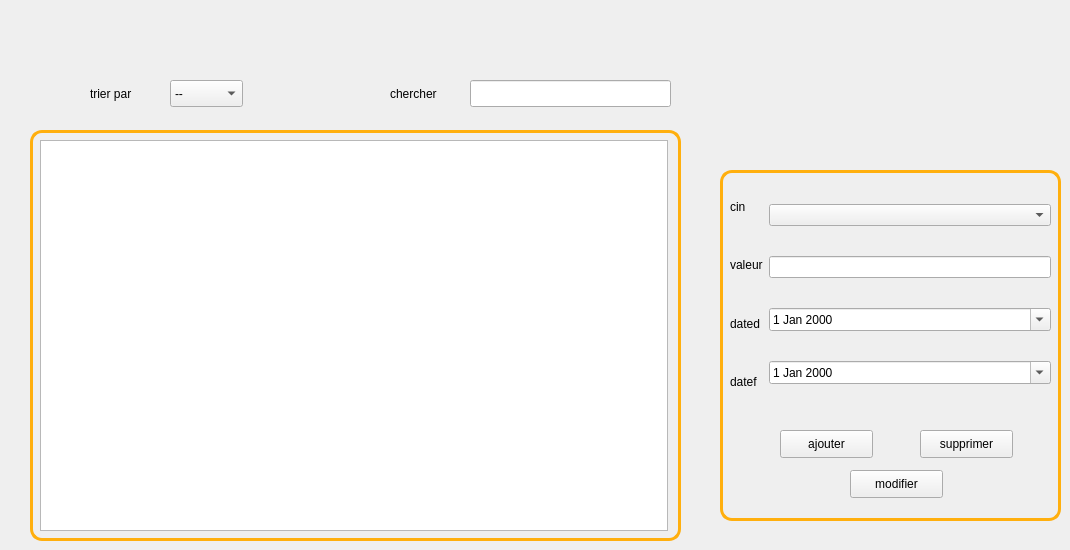
      <widget class="QWidget" name="page_2">
       <widget class="QTableView" name="tabfidelite">
        <property name="geometry">
         <rect>
          <x>40</x>
          <y>140</y>
          <width>628</width>
          <height>391</height>
         </rect>
        </property>
        <property name="styleSheet">
         <string notr="true"/>
        </property>
       </widget>
       <widget class="QWidget" name="horizontalLayoutWidget_2">
        <property name="geometry">
         <rect>
          <x>730</x>
          <y>180</y>
          <width>321</width>
          <height>228</height>
         </rect>
        </property>
        <layout class="QHBoxLayout" name="horizontalLayout_5">
         <item>
          <layout class="QVBoxLayout" name="verticalLayout_10">
           <item>
            <widget class="QLabel" name="label_33">
             <property name="text">
              <string>cin</string>
             </property>
            </widget>
           </item>
           <item>
            <widget class="QLabel" name="label_29">
             <property name="text">
              <string>valeur</string>
             </property>
            </widget>
           </item>
           <item>
            <widget class="QLabel" name="label_30">
             <property name="text">
              <string>dated</string>
             </property>
            </widget>
           </item>
           <item>
            <widget class="QLabel" name="label_31">
             <property name="text">
              <string>datef</string>
             </property>
            </widget>
           </item>
          </layout>
         </item>
         <item>
          <layout class="QVBoxLayout" name="verticalLayout_11">
           <item>
            <widget class="QLabel" name="label_28">
             <property name="text">
              <string/>
             </property>
            </widget>
           </item>
           <item>
            <widget class="QComboBox" name="cinf">
             <property name="styleSheet">
              <string notr="true"/>
             </property>
            </widget>
           </item>
           <item>
            <widget class="QLabel" name="label_60">
             <property name="text">
              <string/>
             </property>
            </widget>
           </item>
           <item>
            <widget class="QLineEdit" name="valeurfid">
             <property name="styleSheet">
              <string notr="true"/>
             </property>
            </widget>
           </item>
           <item>
            <widget class="QLabel" name="labelvaleur">
             <property name="styleSheet">
              <string notr="true">color:#C21807;</string>
             </property>
             <property name="text">
              <string/>
             </property>
            </widget>
           </item>
           <item>
            <widget class="QDateEdit" name="dated">
             <property name="styleSheet">
              <string notr="true"/>
             </property>
             <property name="calendarPopup">
              <bool>true</bool>
             </property>
            </widget>
           </item>
           <item>
            <widget class="QLabel" name="labeldated">
             <property name="styleSheet">
              <string notr="true">color:#C21807;</string>
             </property>
             <property name="text">
              <string/>
             </property>
            </widget>
           </item>
           <item>
            <widget class="QDateEdit" name="datef">
             <property name="styleSheet">
              <string notr="true"/>
             </property>
             <property name="calendarPopup">
              <bool>true</bool>
             </property>
            </widget>
           </item>
           <item>
            <widget class="QLabel" name="labeldatef">
             <property name="styleSheet">
              <string notr="true">color:#C21807;</string>
             </property>
             <property name="text">
              <string/>
             </property>
            </widget>
           </item>
          </layout>
         </item>
        </layout>
       </widget>
       <widget class="QLabel" name="label_32">
        <property name="geometry">
         <rect>
          <x>90</x>
          <y>70</y>
          <width>71</width>
          <height>48</height>
         </rect>
        </property>
        <property name="text">
         <string>trier par</string>
        </property>
       </widget>
       <widget class="QComboBox" name="comboBoxf">
        <property name="geometry">
         <rect>
          <x>170</x>
          <y>80</y>
          <width>73</width>
          <height>27</height>
         </rect>
        </property>
        <property name="styleSheet">
         <string notr="true"/>
        </property>
        <item>
         <property name="text">
          <string>--</string>
         </property>
        </item>
        <item>
         <property name="text">
          <string>cin</string>
         </property>
        </item>
        <item>
         <property name="text">
          <string>age</string>
         </property>
        </item>
        <item>
         <property name="text">
          <string>nom</string>
         </property>
        </item>
        <item>
         <property name="text">
          <string>prenom</string>
         </property>
        </item>
        <item>
         <property name="text">
          <string>tel</string>
         </property>
        </item>
       </widget>
       <widget class="QLabel" name="label_14">
        <property name="geometry">
         <rect>
          <x>390</x>
          <y>70</y>
          <width>71</width>
          <height>48</height>
         </rect>
        </property>
        <property name="text">
         <string>chercher</string>
        </property>
       </widget>
       <widget class="QLineEdit" name="lineEditrecherchef">
        <property name="geometry">
         <rect>
          <x>470</x>
          <y>80</y>
          <width>201</width>
          <height>27</height>
         </rect>
        </property>
        <property name="styleSheet">
         <string notr="true"/>
        </property>
        <property name="text">
         <string/>
        </property>
       </widget>
       <widget class="QLabel" name="label_15">
        <property name="geometry">
         <rect>
          <x>720</x>
          <y>170</y>
          <width>341</width>
          <height>351</height>
         </rect>
        </property>
        <property name="styleSheet">
         <string notr="true">background-color: transparent;
border-radius: 12px;
border-color: rgb(255, 175, 14);
	padding: 5px;
border-width: 3px;
border-style: solid ;</string>
        </property>
        <property name="text">
         <string/>
        </property>
       </widget>
       <widget class="QPushButton" name="ajouterfid">
        <property name="geometry">
         <rect>
          <x>780</x>
          <y>430</y>
          <width>93</width>
          <height>28</height>
         </rect>
        </property>
        <property name="styleSheet">
         <string notr="true"/>
        </property>
        <property name="text">
         <string>ajouter</string>
        </property>
        <property name="icon">
         <iconset resource="res.qrc">
          <normaloff>:/theme_normal/ajouter.png</normaloff>:/theme_normal/ajouter.png</iconset>
        </property>
       </widget>
       <widget class="QPushButton" name="supprimerfid">
        <property name="geometry">
         <rect>
          <x>920</x>
          <y>430</y>
          <width>93</width>
          <height>28</height>
         </rect>
        </property>
        <property name="styleSheet">
         <string notr="true"/>
        </property>
        <property name="text">
         <string>supprimer</string>
        </property>
        <property name="icon">
         <iconset resource="res.qrc">
          <normaloff>:/theme_normal/supprimer.png</normaloff>:/theme_normal/supprimer.png</iconset>
        </property>
       </widget>
       <widget class="QLineEdit" name="idfid">
        <property name="enabled">
         <bool>false</bool>
        </property>
        <property name="geometry">
         <rect>
          <x>460</x>
          <y>170</y>
          <width>204</width>
          <height>22</height>
         </rect>
        </property>
        <property name="styleSheet">
         <string notr="true"/>
        </property>
       </widget>
       <widget class="QPushButton" name="modifierfid">
        <property name="geometry">
         <rect>
          <x>850</x>
          <y>470</y>
          <width>93</width>
          <height>28</height>
         </rect>
        </property>
        <property name="text">
         <string>modifier</string>
        </property>
        <property name="icon">
         <iconset resource="res.qrc">
          <normaloff>:/theme_normal/supprimer.png</normaloff>:/theme_normal/supprimer.png</iconset>
        </property>
       </widget>
       <widget class="QLabel" name="label_100">
        <property name="geometry">
         <rect>
          <x>30</x>
          <y>130</y>
          <width>651</width>
          <height>411</height>
         </rect>
        </property>
        <property name="styleSheet">
         <string notr="true">background-color: transparent;
border-radius: 12px;
border-color: rgb(255, 175, 14);
	padding: 5px;
border-width: 3px;
border-style: solid ;</string>
        </property>
        <property name="text">
         <string/>
        </property>
       </widget>
       <zorder>label_100</zorder>
       <zorder>idfid</zorder>
       <zorder>label_15</zorder>
       <zorder>tabfidelite</zorder>
       <zorder>horizontalLayoutWidget_2</zorder>
       <zorder>label_32</zorder>
       <zorder>comboBoxf</zorder>
       <zorder>label_14</zorder>
       <zorder>lineEditrecherchef</zorder>
       <zorder>ajouterfid</zorder>
       <zorder>supprimerfid</zorder>
       <zorder>modifierfid</zorder>
      </widget>
